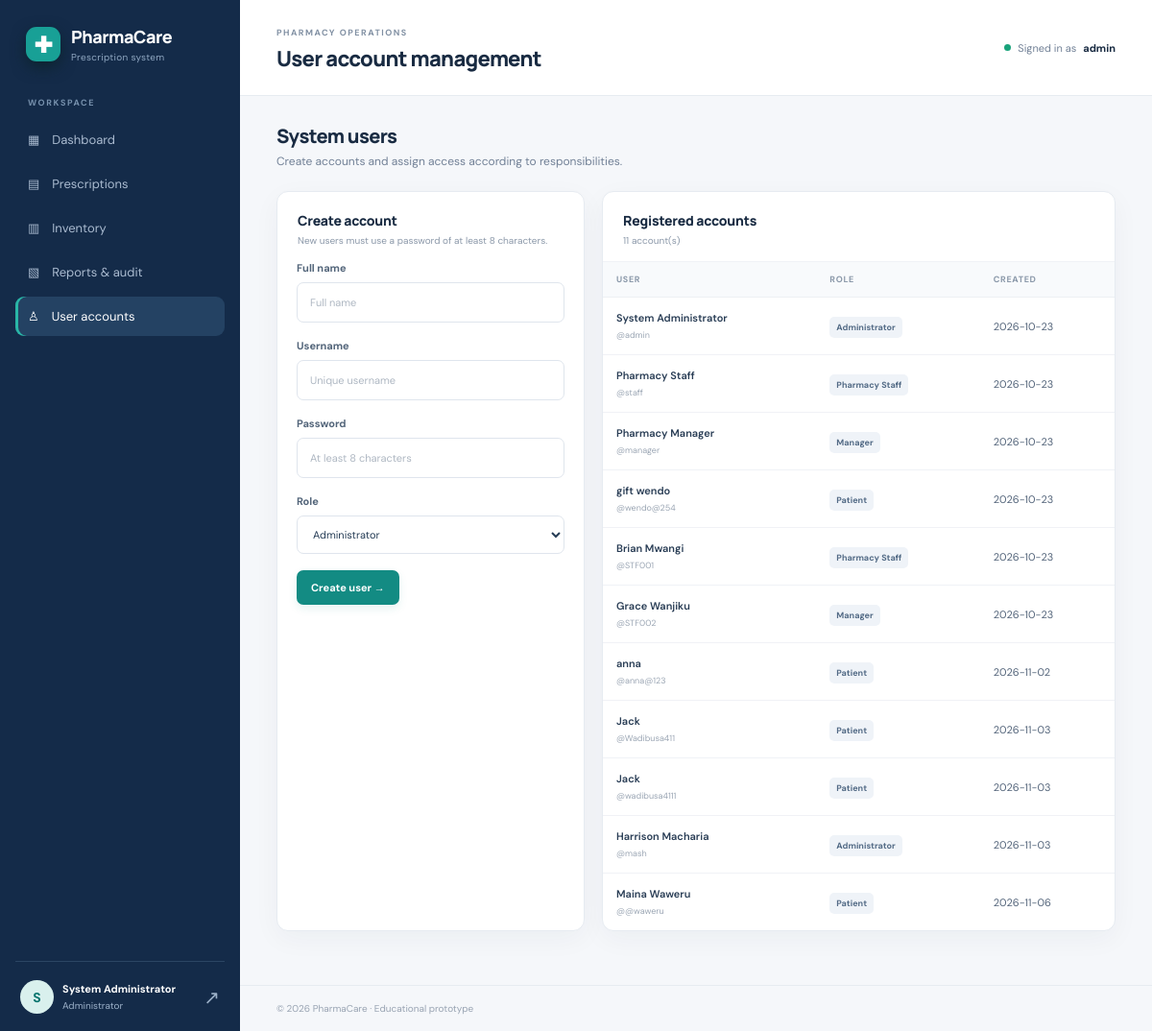
The app's page /users (signed in) with its own data.
### tables this page shows
CREATE TABLE "users" (
            id INTEGER PRIMARY KEY AUTOINCREMENT,
            username TEXT UNIQUE NOT NULL,
            password_hash TEXT NOT NULL,
            full_name TEXT NOT NULL,
            role TEXT NOT NULL CHECK(role IN ('Administrator','Pharmacy Staff','Manager','Patient')),
            created_at TEXT NOT NULL
        );

### app.py (the view, shortened to what this page needs)
@app.route("/users", methods=["GET", "POST"])
@login_required
@roles_required("Administrator")
def users():
    conn = get_db()
    rows = conn.execute("SELECT id,username,full_name,role,created_at FROM users ORDER BY id").fetchall()
    conn.close()
    return render_template("users.html", users=rows, roles=ROLES)

### app.py (called while the page is built)
def get_db():
    conn = sqlite3.connect(DB_PATH)
    conn.row_factory = sqlite3.Row
    conn.execute("PRAGMA foreign_keys = ON")
    return conn

def login_required(view):
    @wraps(view)
    def wrapped(*args, **kwargs):
        if "user_id" not in session:
            return redirect(url_for("login"))
        return view(*args, **kwargs)
    return wrapped

def roles_required(*allowed):
    def decorator(view):
        @wraps(view)
        def wrapped(*args, **kwargs):
            if "user_id" not in session:
                return redirect(url_for("login"))
            if session.get("role") not in allowed:
                flash("Your account does not have permission to access that page.", "error")
                return redirect(url_for("dashboard"))
            return view(*args, **kwargs)
        return wrapped
    return decorator

@app.context_processor
def inject_globals():
    return {"current_year": datetime.now().year, "today": date.today().isoformat()}

### templates/users.html (shortened to what this page needs)
{% extends "base.html" %}
{% block page_heading %}User account management{% endblock %}
{% block content %}
<div class="page-intro"><div><h2>System users</h2><p>Create accounts and assign access according to responsibilities.</p></div></div>
<div class="section-grid user-grid"><section class="panel"><div class="panel-head"><div><h3>Create account</h3><p>New users must use a password of at least 8 characters.</p></div></div><form method="post" class="form-stack padded-form"><label>Full name<input name="full_name" required maxlength="120" placeholder="Full name"></label><label>Username<input name="username" required maxlength="80" placeholder="Unique username"></label><label>Password<input type="password" name="password" required minlength="8" placeholder="At least 8 characters"></label><label>Role<select name="role" required>{% for role in roles %}<option>{{ role }}</option>{% endfor %}</select></label><button class="btn primary" type="submit">Create user →</button></form></section>
<section class="panel"><div class="panel-head"><div><h3>Registered accounts</h3><p>{{ users|length }} account(s)</p></div></div><div class="table-wrap"><table><thead><tr><th>User</th><th>Role</th><th>Created</th></tr></thead><tbody>{% for u in users %}<tr><td><strong>{{ u.full_name }}</strong><small class="cell-sub">@{{ u.username }}</small></td><td><span class="role-pill">{{ u.role }}</span></td><td>{{ u.created_at[:10] }}</td></tr>{% endfor %}</tbody></table></div></section></div>
{% endblock %}

### templates/base.html (shortened to what this page needs)
<!doctype html>
<html lang="en">
<head>
  <link rel="stylesheet" href="{{ url_for('static', filename='style.css') }}">
</head>
<body>
{% if session.get('user_id') %}
<div class="app-shell">
  <aside class="sidebar">
    <a class="brand" href="{{ url_for('dashboard') }}"><span class="brand-mark">✚</span><span>PharmaCare<small>Prescription system</small></span></a>
    <div class="side-label">WORKSPACE</div>
    <nav>
      {% if session.get('role') == 'Patient' %}
      <a href="{{ url_for('patient_portal') }}" class="{{ 'active' if request.endpoint in ['patient_portal','prescription_new'] else '' }}">▦ <span>My health portal</span></a>
      <a href="{{ url_for('prescriptions') }}" class="{{ 'active' if request.endpoint == 'prescriptions' else '' }}">▤ <span>My requests</span></a>
      {% else %}
      <a href="{{ url_for('dashboard') }}" class="{{ 'active' if request.endpoint == 'dashboard' else '' }}">▦ <span>Dashboard</span></a>
      <a href="{{ url_for('prescriptions') }}" class="{{ 'active' if request.endpoint in ['prescriptions','prescription_new'] else '' }}">▤ <span>Prescriptions</span></a>
      <a href="{{ url_for('inventory') }}" class="{{ 'active' if request.endpoint in ['inventory','inventory_new'] else '' }}">▥ <span>Inventory</span></a>
      {% if session.get('role') in ['Administrator','Manager'] %}
      <a href="{{ url_for('reports') }}" class="{{ 'active' if request.endpoint == 'reports' else '' }}">▧ <span>Reports & audit</span></a>
      {% endif %}
      {% if session.get('role') == 'Administrator' %}
      <a href="{{ url_for('users') }}" class="{{ 'active' if request.endpoint == 'users' else '' }}">♙ <span>User accounts</span></a>
      {% endif %}
      {% endif %}
    </nav>
    <div class="sidebar-bottom"><div class="avatar">{{ session.get('full_name','U')[0]|upper }}</div><div class="user-info"><strong>{{ session.get('full_name') }}</strong><small>{{ session.get('role') }}</small></div><a class="logout" href="{{ url_for('logout') }}" title="Sign out">↗</a></div>
  </aside>
  <main class="main-area">
    <header class="topbar"><div><span class="eyebrow">PHARMACY OPERATIONS</span><h1>{% block page_heading %}Dashboard{% endblock %}</h1></div><div class="top-user"><span class="status-dot"></span> Signed in as <strong>{{ session.get('username') }}</strong></div></header>
    <section class="content">
      {% block content %}{% endblock %}
    </section>
    <footer>© {{ current_year }} PharmaCare · Educational prototype</footer>
  </main>
</div>
{% else %}
{% block public_content %}{% endblock %}
{% endif %}
</body>
</html>

### records on screen
users: get "System Administrator", get "admin", full_name "System Administrator", username "admin", role "Administrator", created_at "2026-10-23"
users: full_name "Pharmacy Staff", username "staff", role "Pharmacy Staff", created_at "2026-10-23"
users: full_name "Pharmacy Manager", username "manager", role "Manager", created_at "2026-10-23"
users: full_name "gift wendo", username "wendo@254", role "Patient", created_at "2026-10-23"
users: full_name "Brian Mwangi", username "STF001", role "Pharmacy Staff", created_at "2026-10-23"
users: full_name "Grace Wanjiku", username "STF002", role "Manager", created_at "2026-10-23"
users: full_name "anna", username "anna@123", role "Patient", created_at "2026-11-02"
users: full_name "Jack", username "Wadibusa411", role "Patient", created_at "2026-11-03"
users: full_name "Jack", username "wadibusa4111", role "Patient", created_at "2026-11-03"
users: full_name "Harrison Macharia", username "mash", role "Administrator", created_at "2026-11-03"
users: full_name "Maina Waweru", username "@waweru", role "Patient", created_at "2026-11-06"

### other values on screen
{{ session.get('full_name','U')[0]|upper }} "S"
{{ session.get('role') }} "Administrator"
{{ users|length }} "11"
form field role "Administrator"
